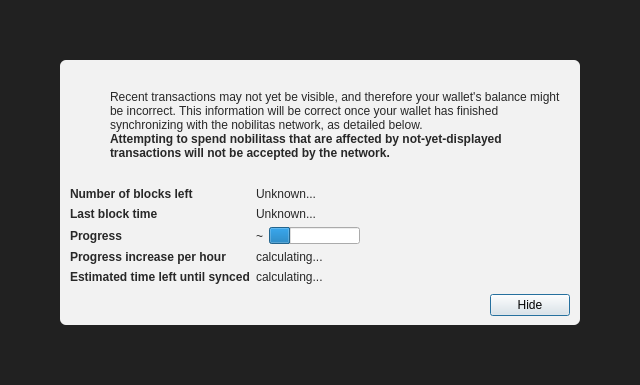
<?xml version="1.0" encoding="UTF-8"?>
<ui version="4.0">
 <class>ModalOverlay</class>
 <widget class="ModalOverlay" name="ModalOverlay">
  <property name="geometry">
   <rect>
    <x>0</x>
    <y>0</y>
    <width>640</width>
    <height>385</height>
   </rect>
  </property>
  <property name="windowTitle">
   <string>Form</string>
  </property>
  <layout class="QVBoxLayout" name="verticalLayout" stretch="0">
   <property name="sizeConstraint">
    <enum>QLayout::SetDefaultConstraint</enum>
   </property>
   <property name="leftMargin">
    <number>0</number>
   </property>
   <property name="topMargin">
    <number>0</number>
   </property>
   <property name="rightMargin">
    <number>0</number>
   </property>
   <property name="bottomMargin">
    <number>0</number>
   </property>
   <item>
    <widget class="QWidget" name="bgWidget" native="true">
     <property name="styleSheet">
      <string notr="true">#bgWidget { background: rgba(0,0,0,220); }</string>
     </property>
     <layout class="QVBoxLayout" name="verticalLayoutMain" stretch="1">
      <property name="leftMargin">
       <number>60</number>
      </property>
      <property name="topMargin">
       <number>60</number>
      </property>
      <property name="rightMargin">
       <number>60</number>
      </property>
      <property name="bottomMargin">
       <number>60</number>
      </property>
      <item>
       <widget class="QWidget" name="contentWidget" native="true">
        <property name="styleSheet">
         <string notr="true">#contentWidget { background: rgba(255,255,255,240); border-radius: 6px; }

QLabel { color: rgb(40,40,40);  }</string>
        </property>
        <layout class="QVBoxLayout" name="verticalLayoutSub" stretch="1,0,0,0">
         <property name="spacing">
          <number>0</number>
         </property>
         <property name="leftMargin">
          <number>10</number>
         </property>
         <property name="topMargin">
          <number>10</number>
         </property>
         <property name="rightMargin">
          <number>10</number>
         </property>
         <property name="bottomMargin">
          <number>10</number>
         </property>
         <item>
          <layout class="QHBoxLayout" name="horizontalLayoutIconText" stretch="0,1">
           <property name="topMargin">
            <number>20</number>
           </property>
           <item>
            <layout class="QVBoxLayout" name="verticalLayoutIcon">
             <property name="leftMargin">
              <number>0</number>
             </property>
             <item>
              <widget class="QPushButton" name="warningIcon">
               <property name="enabled">
                <bool>false</bool>
               </property>
               <property name="text">
                <string/>
               </property>
               <property name="icon">
                <iconset>
                 <normaloff>:/icons/warning</normaloff>
                 <disabledoff>:/icons/warning</disabledoff>:/icons/warning</iconset>
               </property>
               <property name="iconSize">
                <size>
                 <width>48</width>
                 <height>48</height>
                </size>
               </property>
               <property name="flat">
                <bool>true</bool>
               </property>
              </widget>
             </item>
             <item>
              <spacer name="verticalSpacerWarningIcon">
               <property name="orientation">
                <enum>Qt::Vertical</enum>
               </property>
               <property name="sizeHint" stdset="0">
                <size>
                 <width>20</width>
                 <height>40</height>
                </size>
               </property>
              </spacer>
             </item>
            </layout>
           </item>
           <item>
            <layout class="QVBoxLayout" name="verticalLayoutInfoText">
             <property name="leftMargin">
              <number>0</number>
             </property>
             <property name="topMargin">
              <number>0</number>
             </property>
             <item>
              <widget class="QLabel" name="infoText">
               <property name="text">
                <string>Recent transactions may not yet be visible, and therefore your wallet's balance might be incorrect. This information will be correct once your wallet has finished synchronizing with the nobilitas network, as detailed below.</string>
               </property>
               <property name="textFormat">
                <enum>Qt::RichText</enum>
               </property>
               <property name="wordWrap">
                <bool>true</bool>
               </property>
              </widget>
             </item>
             <item>
              <widget class="QLabel" name="infoTextStrong">
               <property name="font">
                <font>
                 <weight>75</weight>
                 <bold>true</bold>
                </font>
               </property>
               <property name="text">
                <string>Attempting to spend nobilitass that are affected by not-yet-displayed transactions will not be accepted by the network.</string>
               </property>
               <property name="textFormat">
                <enum>Qt::RichText</enum>
               </property>
               <property name="wordWrap">
                <bool>true</bool>
               </property>
              </widget>
             </item>
             <item>
              <spacer name="verticalSpacerInTextSpace">
               <property name="orientation">
                <enum>Qt::Vertical</enum>
               </property>
               <property name="sizeHint" stdset="0">
                <size>
                 <width>20</width>
                 <height>40</height>
                </size>
               </property>
              </spacer>
             </item>
            </layout>
           </item>
          </layout>
         </item>
         <item>
          <spacer name="verticalSpacerAfterText">
           <property name="orientation">
            <enum>Qt::Vertical</enum>
           </property>
           <property name="sizeHint" stdset="0">
            <size>
             <width>20</width>
             <height>40</height>
            </size>
           </property>
          </spacer>
         </item>
         <item>
          <layout class="QFormLayout" name="formLayout">
           <property name="fieldGrowthPolicy">
            <enum>QFormLayout::FieldsStayAtSizeHint</enum>
           </property>
           <property name="horizontalSpacing">
            <number>6</number>
           </property>
           <property name="verticalSpacing">
            <number>6</number>
           </property>
           <property name="topMargin">
            <number>10</number>
           </property>
           <item row="0" column="0">
            <widget class="QLabel" name="labelNumberOfBlocksLeft">
             <property name="font">
              <font>
               <weight>75</weight>
               <bold>true</bold>
              </font>
             </property>
             <property name="text">
              <string>Number of blocks left</string>
             </property>
            </widget>
           </item>
           <item row="0" column="1">
            <widget class="QLabel" name="numberOfBlocksLeft">
             <property name="text">
              <string>Unknown...</string>
             </property>
            </widget>
           </item>
           <item row="1" column="0">
            <widget class="QLabel" name="labelLastBlockTime">
             <property name="font">
              <font>
               <weight>75</weight>
               <bold>true</bold>
              </font>
             </property>
             <property name="text">
              <string>Last block time</string>
             </property>
            </widget>
           </item>
           <item row="1" column="1">
            <widget class="QLabel" name="newestBlockDate">
             <property name="sizePolicy">
              <sizepolicy hsizetype="Maximum" vsizetype="Preferred">
               <horstretch>0</horstretch>
               <verstretch>0</verstretch>
              </sizepolicy>
             </property>
             <property name="text">
              <string>Unknown...</string>
             </property>
            </widget>
           </item>
           <item row="2" column="0">
            <widget class="QLabel" name="labelSyncDone">
             <property name="font">
              <font>
               <weight>75</weight>
               <bold>true</bold>
              </font>
             </property>
             <property name="text">
              <string>Progress</string>
             </property>
            </widget>
           </item>
           <item row="2" column="1">
            <layout class="QHBoxLayout" name="horizontalLayoutSync" stretch="0,1">
             <item>
              <widget class="QLabel" name="percentageProgress">
               <property name="text">
                <string notr="true">~</string>
               </property>
              </widget>
             </item>
             <item>
              <widget class="QProgressBar" name="progressBar">
               <property name="value">
                <number>24</number>
               </property>
               <property name="format">
                <string/>
               </property>
              </widget>
             </item>
            </layout>
           </item>
           <item row="4" column="0">
            <widget class="QLabel" name="labelProgressIncrease">
             <property name="font">
              <font>
               <weight>75</weight>
               <bold>true</bold>
              </font>
             </property>
             <property name="text">
              <string>Progress increase per hour</string>
             </property>
            </widget>
           </item>
           <item row="4" column="1">
            <widget class="QLabel" name="progressIncreasePerH">
             <property name="text">
              <string>calculating...</string>
             </property>
            </widget>
           </item>
           <item row="5" column="0">
            <widget class="QLabel" name="labelEstimatedTimeLeft">
             <property name="font">
              <font>
               <weight>75</weight>
               <bold>true</bold>
              </font>
             </property>
             <property name="text">
              <string>Estimated time left until synced</string>
             </property>
            </widget>
           </item>
           <item row="5" column="1">
            <widget class="QLabel" name="expectedTimeLeft">
             <property name="text">
              <string>calculating...</string>
             </property>
            </widget>
           </item>
          </layout>
         </item>
         <item>
          <layout class="QHBoxLayout" name="horizontalLayoutButtons">
           <property name="leftMargin">
            <number>10</number>
           </property>
           <property name="topMargin">
            <number>10</number>
           </property>
           <item>
            <spacer name="horizontalSpacer">
             <property name="orientation">
              <enum>Qt::Horizontal</enum>
             </property>
             <property name="sizeHint" stdset="0">
              <size>
               <width>40</width>
               <height>20</height>
              </size>
             </property>
            </spacer>
           </item>
           <item>
            <widget class="QPushButton" name="closeButton">
             <property name="text">
              <string>Hide</string>
             </property>
             <property name="focusPolicy">
              <enum>Qt::StrongFocus</enum>
             </property>
             <property name="default">
              <bool>true</bool>
             </property>
            </widget>
           </item>
          </layout>
         </item>
        </layout>
       </widget>
      </item>
     </layout>
    </widget>
   </item>
  </layout>
 </widget>
 <customwidgets>
  <customwidget>
   <class>ModalOverlay</class>
   <extends>QWidget</extends>
   <header>qt/modaloverlay.h</header>
   <container>1</container>
  </customwidget>
 </customwidgets>
 <resources/>
 <connections/>
</ui>
